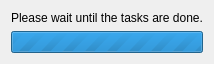
<?xml version="1.0" encoding="UTF-8"?>
<ui version="4.0">
 <class>progressDialog</class>
 <widget class="QDialog" name="progressDialog">
  <property name="windowModality">
   <enum>Qt::WindowModal</enum>
  </property>
  <property name="geometry">
   <rect>
    <x>0</x>
    <y>0</y>
    <width>192</width>
    <height>58</height>
   </rect>
  </property>
  <property name="windowTitle">
   <string>Please Wait</string>
  </property>
  <property name="modal">
   <bool>true</bool>
  </property>
  <layout class="QVBoxLayout" name="verticalLayout">
   <item>
    <widget class="QLabel" name="label">
     <property name="text">
      <string>Please wait until the tasks are done.</string>
     </property>
    </widget>
   </item>
   <item>
    <widget class="QProgressBar" name="progressBar">
     <property name="maximum">
      <number>0</number>
     </property>
     <property name="value">
      <number>-1</number>
     </property>
     <property name="textVisible">
      <bool>false</bool>
     </property>
    </widget>
   </item>
  </layout>
 </widget>
 <resources/>
 <connections/>
</ui>
